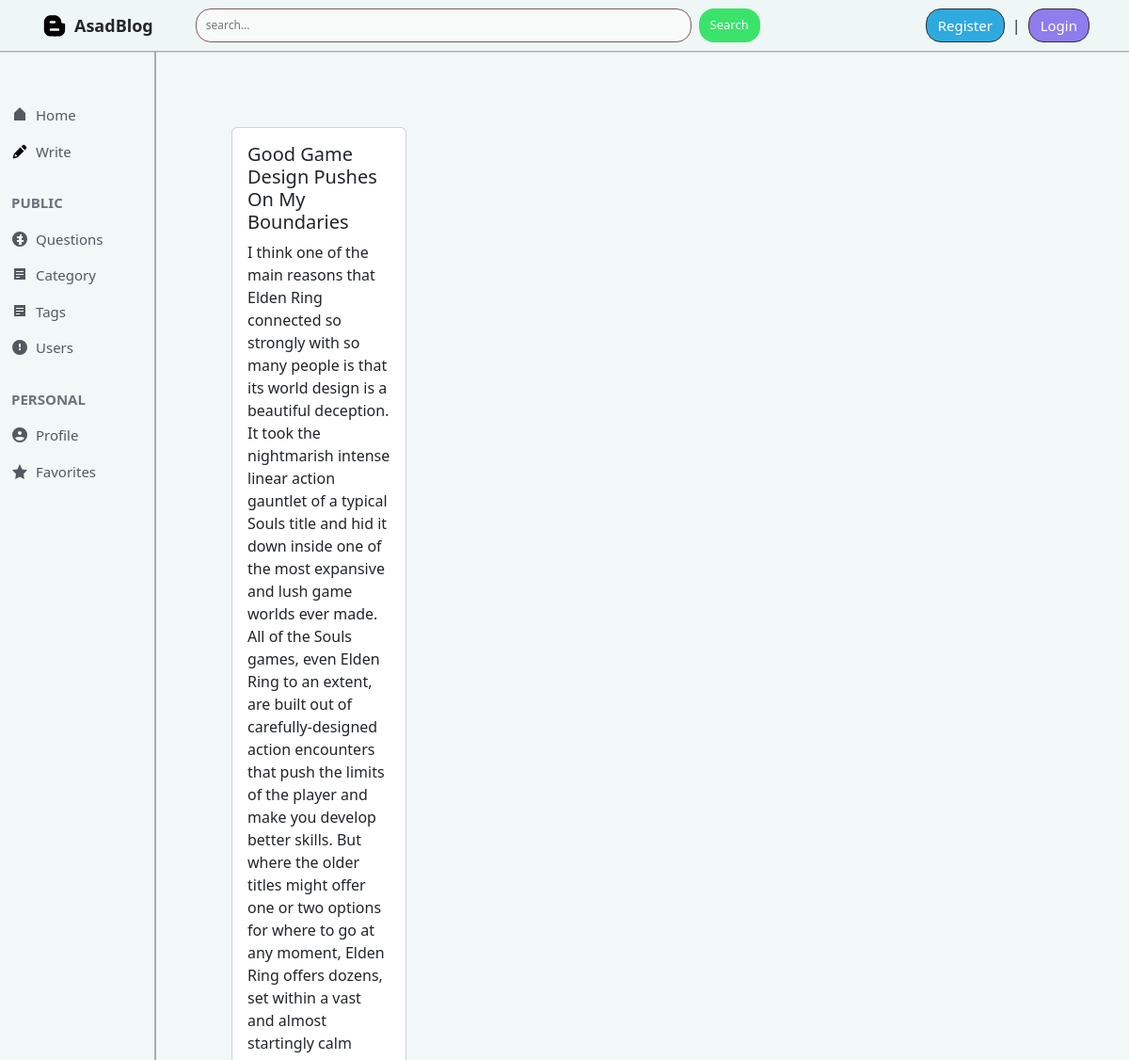
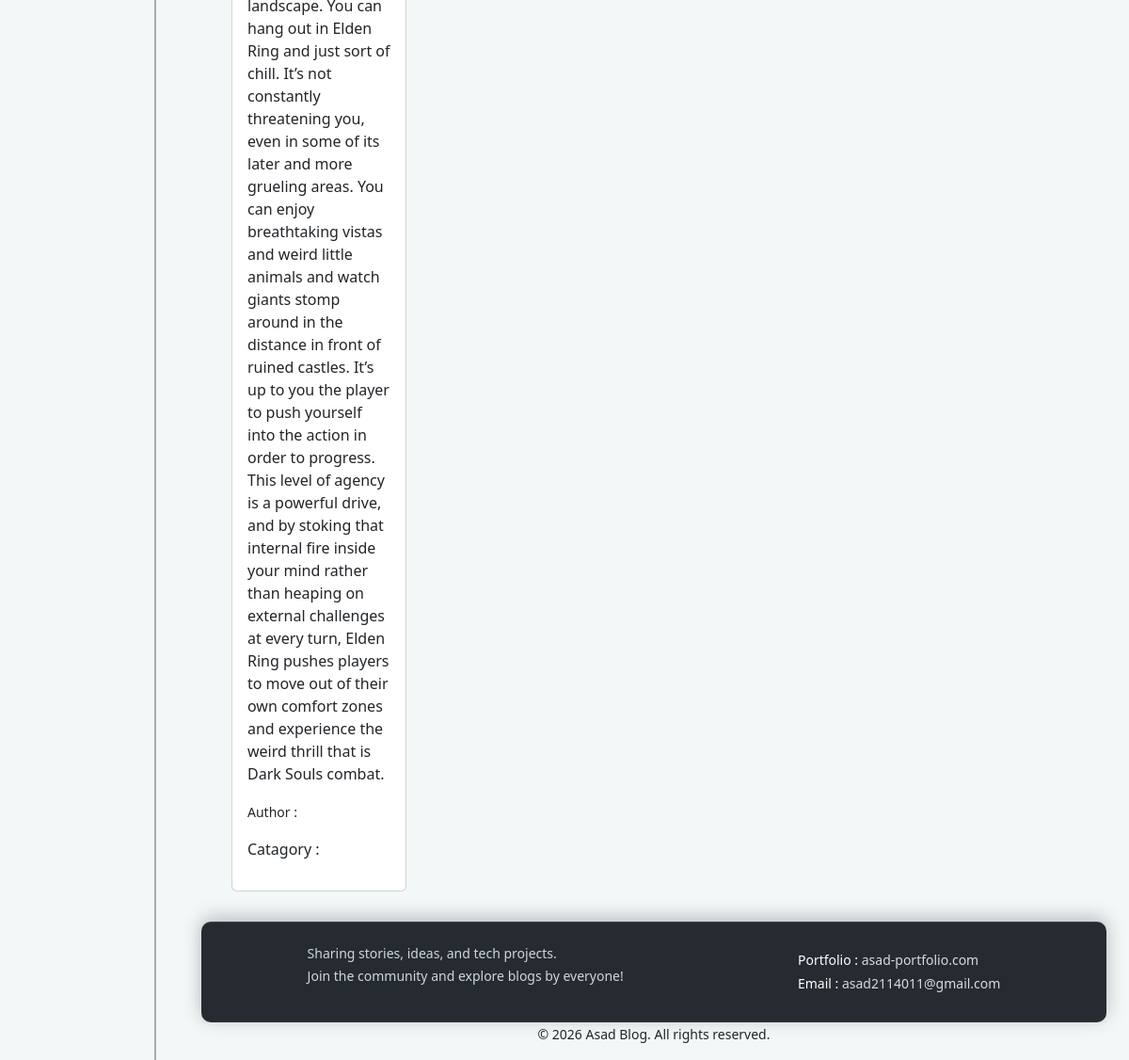
The page /catagory/game/ on the database its author committed (2 pictures, top to bottom).
### posts/models.py (models this page shows, shortened)
class Post(models.Model):
    title=models.CharField(max_length=200)
    slug=models.SlugField(max_length=250,unique=True,blank=True)
    content=models.TextField()
    post_image=models.ImageField(upload_to='posts/',blank=True,null=True)
    view_count=models.PositiveIntegerField(default=0)
    catagory=models.ForeignKey(catagory,on_delete=models.PROTECT,related_name='posts')
    author=models.ForeignKey(Author,on_delete=models.CASCADE,related_name='posts')
    tags=models.ManyToManyField(Tag,blank=True,related_name='posts')
    created_at=models.DateTimeField(auto_now_add=True)
    updated_at=models.DateTimeField(auto_now=True)
    class Meta:
        ordering=['-created_at']

### blog_project/views.py (the view)
# urls.py: 2. Add a URL to urlpatterns:  path('', views.home, name='home')
def home(request,catagory_slug=None):
    data=Post.objects.all()
    if catagory_slug is not None:
        catagorys=catagory.objects.get(slug= catagory_slug)
        data=Post.objects.filter(catagory=catagorys)
    catagories=catagory.objects.all()
    return render(request,'home.html',{'data':data,'catagory':catagories})

### templates/home.html (shortened to what this page needs)
{% extends 'base.html' %}
{% load static %}
{% block content %}
 <div class="d-flex flex-wrap p-3">
    <div class="col-10 p-3">
        <div class="d-flex flex-wrap pt-4">
            {% for post in data %}
            <div class="col-sm-3">
                <div class="card">
                    <div class="card-body">
                        <h5 class="card-title">{{post.title}} </h5>
                        <p class="card-text">{{post.content}} </p>
                        <p>
                            <small>Author : {{post.author.first_name}} {{post.author.last_name}} </small>
                        </p>
                        <p>Catagory :
                        </p>
                    </div>
                </div>
            </div>
            {% endfor %}
        </div>
    </div>
</div>
{% endblock %}

### static/css/base.css (style rules this page uses)
body { background-color: #f2f7f7; margin: 0; display: flex; flex-direction: column; min-height: 100vh; }

### rows shown on the page
Post: title "Good Game Design Pushes On My Boundaries", content "I think one of the main reasons that Elden Ring connected so strongly with so many people is that its world design is a beautiful deception. It took the nightmarish intense linear action gauntlet of a typical Souls title and hid it down inside one of the most expansive and lush game worlds ever made. All of the Souls games, even Elden Ring to an extent, are built out of carefully-designed action encounters that push the limits of the player and make you develop better skills. But where the older titles might offer one or two options for where to go at any moment, Elden Ring offers dozens, set within a vast and almost startingly calm landscape. You can hang out in Elden Ring and just sort of…"
